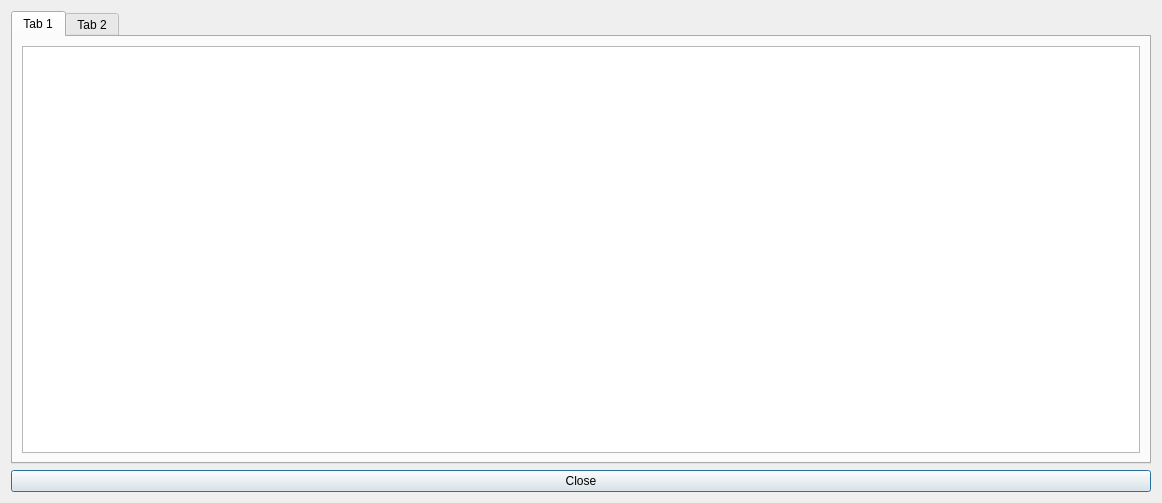
<?xml version="1.0" encoding="UTF-8"?>
<ui version="4.0">
 <class>Form</class>
 <widget class="QDialog" name="Form">
  <property name="geometry">
   <rect>
    <x>0</x>
    <y>0</y>
    <width>1162</width>
    <height>503</height>
   </rect>
  </property>
  <property name="windowTitle">
   <string>Dialog</string>
  </property>
  <layout class="QVBoxLayout" name="verticalLayout_2">
   <item>
    <layout class="QVBoxLayout" name="verticalLayout">
     <item>
      <widget class="QTabWidget" name="tabWidget">
       <widget class="QWidget" name="tab">
        <attribute name="title">
         <string>Tab 1</string>
        </attribute>
        <layout class="QHBoxLayout" name="horizontalLayout_2">
         <item>
          <widget class="QListWidget" name="infoList"/>
         </item>
        </layout>
       </widget>
       <widget class="QWidget" name="tab_2">
        <attribute name="title">
         <string>Tab 2</string>
        </attribute>
       </widget>
      </widget>
     </item>
     <item>
      <widget class="QPushButton" name="closeButton">
       <property name="text">
        <string>Close</string>
       </property>
      </widget>
     </item>
    </layout>
   </item>
  </layout>
 </widget>
 <resources/>
 <connections/>
</ui>
